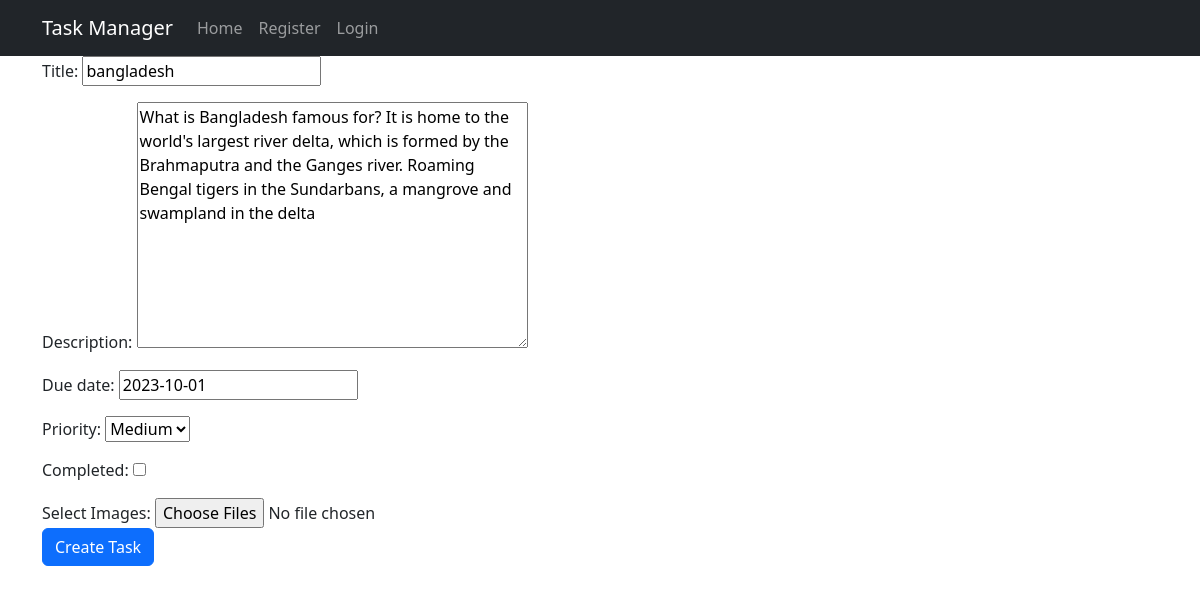
Page /tasks/27/update/ on the committed database.
### tasks/models.py (models this page shows, shortened)
class Task(models.Model):
    title = models.CharField(max_length=100)
    description = models.TextField()
    due_date = models.DateField()
    priority = models.CharField(max_length=10, choices=PRIORITY_CHOICES)
    completed = models.BooleanField(default=False)
    created_at = models.DateTimeField(auto_now_add=True)
    updated_at = models.DateTimeField(auto_now=True, null=True, blank=True)
    user = models.ForeignKey(User, on_delete=models.CASCADE, related_name='tasks')

### tasks/views.py (the view)
# urls.py: path('tasks/<int:pk>/update/', TaskUpdateView.as_view(), name='task_update'),
class TaskUpdateView(UpdateView):
    model = Task
    form_class = TaskForm
    template_name = 'task_update.html'
    success_url = reverse_lazy('home')

### tasks/forms.py
class TaskForm(forms.ModelForm):
    class Meta:
        model = Task
        fields = ['title', 'description', 'due_date', 'priority', 'completed']

### tasks/templates/task_update.html (shortened to what this page needs)
{% extends "base.html" %}
{% block content %}
<form method="post" enctype="multipart/form-data">
    {{ form.as_p }}
    <div class="form-group">
        <label for="{{ form.images.id_for_label }}">Select Images:</label>
        <input type="file" name="images" id="{{ form.images.id_for_label }}" multiple>
    </div>
    <button type="submit" class="btn btn-primary">Create Task</button>
</form>
{% endblock %}

### rows in the picture
Task: title "bangladesh", description "What is Bangladesh famous for? It is home to the world's largest river delta, which is formed by the Brahmaputra and the Ganges river. Roaming Bengal tigers in the Sundarbans, a mangrove and swampland in the delta", due_date "2023-10-01", priority "Medium"
